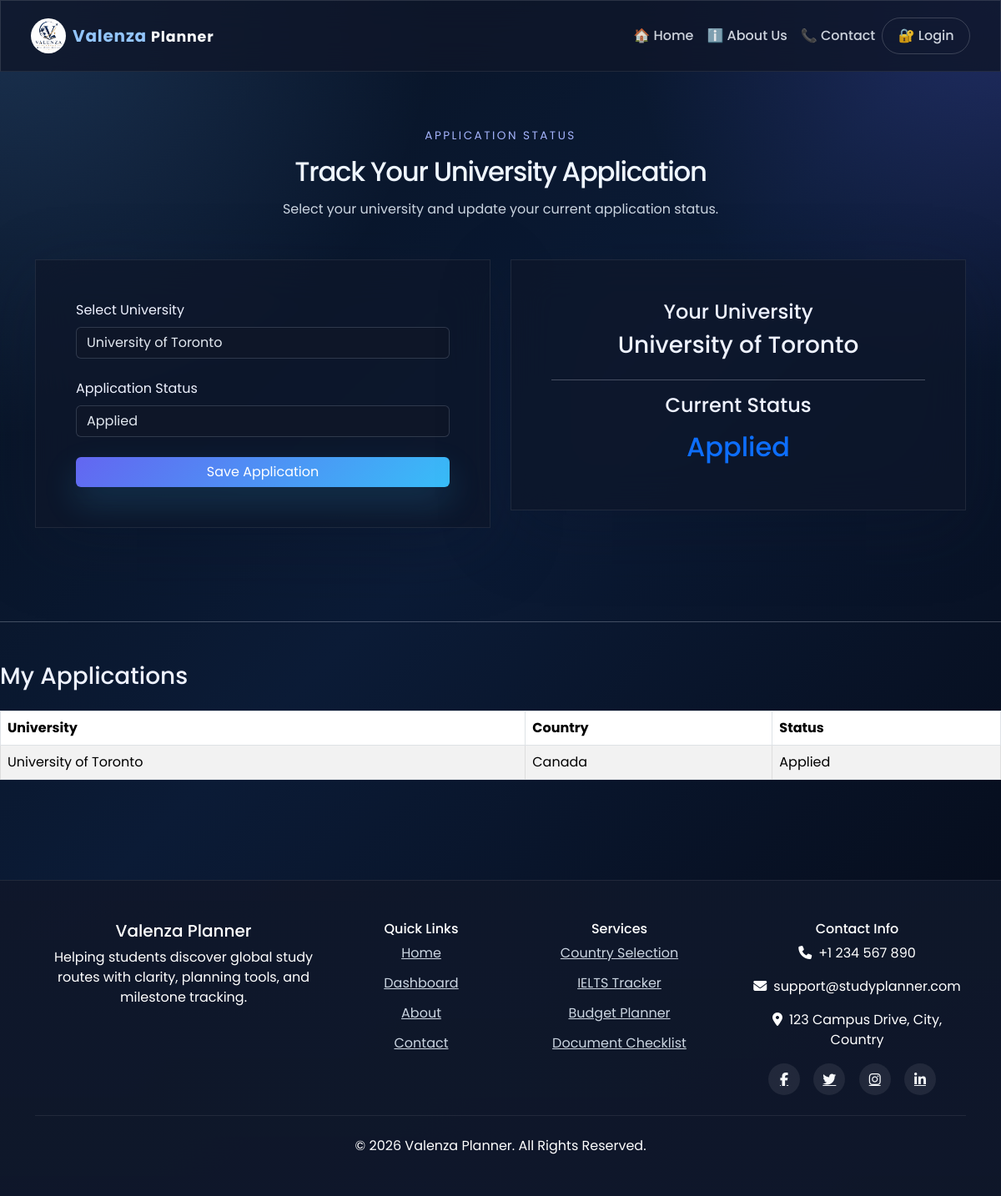
/application_dashboard/ (signed in), run on the app's committed database.
### students/models.py (models this page shows, shortened)
class Application(models.Model):
    STATUS_CHOICES = [
        ('Applied', 'Applied'),
        ('Under Review', 'Under Review'),
        ('Accepted', 'Accepted'),
        ('Rejected', 'Rejected'),
    ]
    user = models.ForeignKey(User, on_delete=models.CASCADE)
    university = models.ForeignKey(University, on_delete=models.CASCADE)
    status = models.CharField(max_length=20, choices=STATUS_CHOICES)

class University(models.Model):
    country = models.ForeignKey(Country, on_delete=models.CASCADE)
    university_name = models.CharField(max_length=100)
    ranking = models.IntegerField()
    course = models.CharField(max_length=100)
    class Meta:
        verbose_name_plural = "Universities"

class Country(models.Model):
    country_name = models.CharField(max_length=100)
    flag = models.URLField(blank=True, null=True)
    tuition_fee = models.DecimalField(max_digits=10, decimal_places=2)
    living_cost = models.DecimalField(max_digits=10, decimal_places=2)
    ielts_requirement = models.DecimalField(max_digits=3, decimal_places=1)
    class Meta:
        verbose_name_plural = "Countries"

### students/views.py (the view, shortened to what this page needs)
# urls.py: path('application_dashboard/', views.application_dashboard, name='application_dashboard'),
def application_dashboard(request):
    universities = University.objects.all()
    applications = Application.objects.filter(user=request.user)
    application = applications.last()
    return render(request, "application/application_list.html", {
        "application": application,
        "applications": applications,
        "universities": universities,
    })

### students/templates/application/application_list.html (shortened to what this page needs)
{% extends 'base.html' %}
{% block content %}
<section class="section-padding">
<div class="container">
    <div class="section-heading text-center mb-5">
        <span class="eyebrow">Application Status</span>
        <h2 class="section-title">Track Your University Application</h2>
        <p class="text-muted">
            Select your university and update your current application status.
        </p>
    </div>
    <div class="row justify-content-center">
        <div class="col-lg-6">
            <div class="section-glass p-5 shadow-soft">
                <form method="POST">
                    <div class="mb-4">
                        <label class="form-label">
                            Select University
                        </label>
                        <select name="university" class="form-select">
                            {% for university in universities %}
                            <option value="{{ university.id }}"
                            {% if application and application.university.id == university.id %}
                            selected
                            {% endif %}>
                                {{ university.university_name }}
                            </option>
                            {% endfor %}
                        </select>
                    </div>
                    <div class="mb-4">
                        <label class="form-label">
                            Application Status
                        </label>
                        <select name="status" class="form-select">
                            <option value="Applied"
                            {% if application and application.status == "Applied" %}selected{% endif %}>
                            Applied
                            </option>
                        </select>
                    </div>
                    <button class="btn btn-primary w-100">
                        Save Application
                    </button>
                </form>
            </div>
        </div>
        <div class="col-lg-6">
            <div class="section-glass p-5 shadow-soft text-center">
                {% if application %}
                    <h4>Your University</h4>
                    <h3 class="mb-4">
                        {{ application.university.university_name }}
                    </h3>
                    <hr>
                    <h4>Current Status</h4>
                    <h2 class="mt-3 text-primary">
                        {{ application.status }}
                    </h2>
                {% else %}
                    <h4>No Application Submitted Yet</h4>
                    <p class="text-muted mt-3">
                        Select your university and application status to save your progress.
                    </p>
                {% endif %}
            </div>
        </div>
    </div>
</div>
</section>
<hr class="my-5">
<h3 class="mb-4">My Applications</h3>
<table class="table table-bordered table-striped">
    <thead>
        <tr>
            <th>University</th>
            <th>Country</th>
            <th>Status</th>
        </tr>
    </thead>
    <tbody>
    {% for app in applications %}
        <tr>
            <td>{{ app.university.university_name }}</td>
            <td>{{ app.university.country.country_name }}</td>
            <td>{{ app.status }}</td>
        </tr>
    {% empty %}
        <tr>
            <td colspan="3" class="text-center">
                No applications submitted yet.
            </td>
        </tr>
    {% endfor %}
    </tbody>
</table>
{% endblock %}

### students/static/css/style.css (style rules this page uses)
* { margin: 0; padding: 0; box-sizing: border-box; }
html { scroll-behavior: smooth; }
body { font-family: 'Poppins', sans-serif; background: radial-gradient(circle at top left, rgba(96, 165, 250, 0.22), transparent 28%), radial-gradient(circle at top right, rgba(99, 102, 241, 0.24), transparent 24%), linear-gradient(135deg, #071120 0%, #0b1b36 45%, #050915 100%); color: #eef2ff; }
button, input, select, textarea { transition: all 0.3s ease; }
.section-padding { padding: 4rem 0; }
.shadow-soft { box-shadow: 0 24px 80px rgba(15, 23, 42, 0.25); }
.eyebrow { display: inline-block; font-size: 0.85rem; letter-spacing: 0.18em; text-transform: uppercase; color: #a5b4fc; margin-bottom: 1rem; }
.section-title { font-size: clamp(2rem, 2.7vw, 3rem); line-height: 1.05; letter-spacing: -0.04em; margin-bottom: 1rem; color: #eff6ff; }
.section-heading p, .section-heading ul, .testimonial-author, .metric-card p, .quick-card p, .auth-visual p { color: #cbd5e1; }
.text-muted { color: #cbd5e1 !important; }
.btn-primary { background: linear-gradient(135deg, #6366f1, #38bdf8); border: none; }
.section-glass { background: rgba(15, 23, 42, 0.72); border: 1px solid rgba(255, 255, 255, 0.08); backdrop-filter: blur(24px); }
.auth-card .form-control, .auth-card .form-select, .auth-card input, .auth-card textarea, .form-control, .form-select, textarea { background: rgba(15, 23, 42, 0.95); color: #e2e8f0; border: 1px solid rgba(148, 163, 184, 0.25); }
.form-control, .form-select, textarea { background: rgba(15, 23, 42, 0.88); color: #e2e8f0; }
.btn-primary { box-shadow: 0 18px 40px rgba(56, 189, 248, 0.18); }
th { background:#2563eb; color:white; padding:12px; }
td { padding:12px; border:1px solid #ddd; }

### data on the page
Application: university "University of Toronto", status "Applied", university.university_name "University of Toronto", university.country.country_name "Canada"
